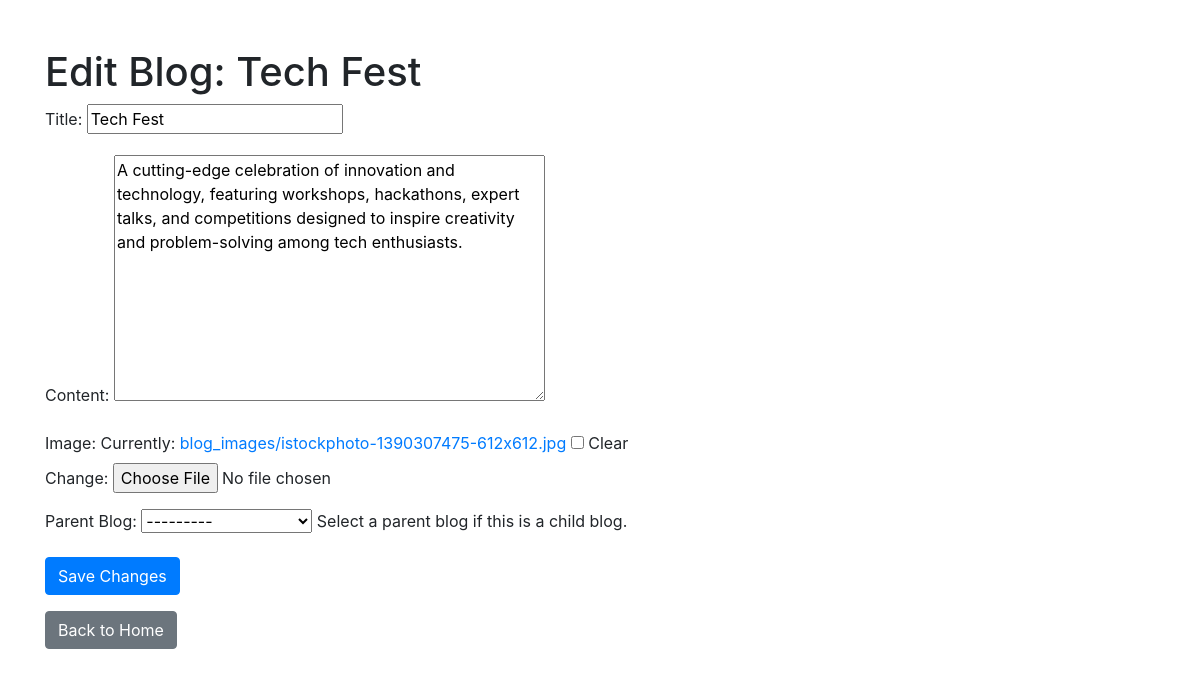
Page /blog/edit/4/ (signed in) on the committed database.
### blog/models.py (models this page shows, shortened)
class Blog(models.Model):
    title = models.CharField(max_length=100)
    content = models.TextField()
    image = models.ImageField(upload_to='blog_images/', blank=True, null=True)
    author = models.ForeignKey(User, on_delete=models.CASCADE)
    created_at = models.DateTimeField(auto_now_add=True)
    parent_blog = models.ForeignKey('self', on_delete=models.SET_NULL, null=True, blank=True, related_name='child_blogs')
    likes = models.ManyToManyField(User, related_name='blog_likes', blank=True)  # Many-to-Many for likes
    def __str__(self):
        return self.title

### blog/views.py (the view)
# urls.py: path('edit/<int:blog_id>/', views.edit_blog, name='edit_blog'),
def edit_blog(request, blog_id):
    blog = get_object_or_404(Blog, id=blog_id)
    if request.user != blog.author:
        messages.error(request, "You are not authorized to edit this blog.")
        return redirect('view_blog', blog_id=blog.id)  # Redirect back to the blog view
    if request.method == 'POST':
        form = BlogForm(request.POST, request.FILES, instance=blog)
        if form.is_valid():
            form.save()
            messages.success(request, "Your blog has been successfully updated!")
            return redirect('view_blog', blog_id=blog.id)  # Redirect to the updated blog post
    else:
        form = BlogForm(instance=blog)
    return render(request, 'blog/edit_blog.html', {'form': form, 'blog': blog})

### blog/forms.py
class BlogForm(forms.ModelForm):
    parent_blog = forms.ModelChoiceField(
        queryset=Blog.objects.filter(parent_blog__isnull=True),
        required=False,
        label="Parent Blog",
        help_text="Select a parent blog if this is a child blog."
    )
    class Meta:
        model = Blog
        fields = ['title', 'content', 'image', 'parent_blog']

### blog/templates/blog/edit_blog.html (shortened to what this page needs)
<!DOCTYPE html>
<html lang="en">
<head>
    <link rel="stylesheet" href="https://maxcdn.bootstrapcdn.com/bootstrap/4.5.2/css/bootstrap.min.css">
</head>
<body>
    <div class="container mt-5">
        <h1>Edit Blog: {{ blog.title }}</h1>
        <form method="POST" enctype="multipart/form-data">
            {{ form.as_p }}
            <button type="submit" class="btn btn-primary">Save Changes</button>
        </form>
        <a href="{% url 'home' %}" class="btn btn-secondary mt-3">Back to Home</a>
    </div>
</body>
</html>

### rows in the picture
Blog: title "Tech Fest", content "A cutting-edge celebration of innovation and technology, featuring workshops, hackathons, expert talks, and competitions designed to inspire creativity and problem-solving among tech enthusiasts.", parent_blog "---------"
